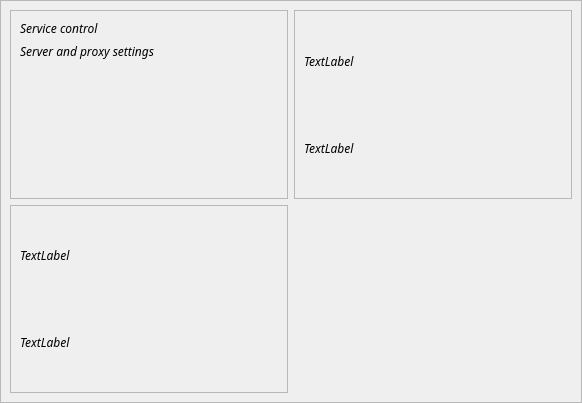
<?xml version="1.0" encoding="UTF-8"?>
<ui version="4.0">
 <class>ControlPannel</class>
 <widget class="QWidget" name="ControlPannel">
  <property name="geometry">
   <rect>
    <x>0</x>
    <y>0</y>
    <width>582</width>
    <height>403</height>
   </rect>
  </property>
  <property name="windowTitle">
   <string>Form</string>
  </property>
  <layout class="QGridLayout" name="gridLayout">
   <property name="leftMargin">
    <number>0</number>
   </property>
   <property name="topMargin">
    <number>0</number>
   </property>
   <property name="rightMargin">
    <number>0</number>
   </property>
   <property name="bottomMargin">
    <number>0</number>
   </property>
   <property name="spacing">
    <number>0</number>
   </property>
   <item row="0" column="0">
    <widget class="QFrame" name="frame">
     <property name="font">
      <font>
       <family>Anonymous Pro</family>
       <italic>true</italic>
      </font>
     </property>
     <property name="frameShape">
      <enum>QFrame::StyledPanel</enum>
     </property>
     <property name="frameShadow">
      <enum>QFrame::Raised</enum>
     </property>
     <layout class="QGridLayout" name="gridLayout_2">
      <item row="0" column="0">
       <widget class="QFrame" name="frame_2">
        <property name="frameShape">
         <enum>QFrame::StyledPanel</enum>
        </property>
        <property name="frameShadow">
         <enum>QFrame::Raised</enum>
        </property>
        <layout class="QGridLayout" name="gridLayout_3">
         <item row="0" column="0">
          <widget class="QLabel" name="label">
           <property name="sizePolicy">
            <sizepolicy hsizetype="Preferred" vsizetype="Maximum">
             <horstretch>0</horstretch>
             <verstretch>0</verstretch>
            </sizepolicy>
           </property>
           <property name="text">
            <string>Service control</string>
           </property>
          </widget>
         </item>
         <item row="1" column="0">
          <widget class="QLabel" name="label_2">
           <property name="text">
            <string>Server and proxy settings</string>
           </property>
           <property name="alignment">
            <set>Qt::AlignLeading|Qt::AlignLeft|Qt::AlignTop</set>
           </property>
          </widget>
         </item>
        </layout>
       </widget>
      </item>
      <item row="0" column="1">
       <widget class="QFrame" name="frame_3">
        <property name="frameShape">
         <enum>QFrame::StyledPanel</enum>
        </property>
        <property name="frameShadow">
         <enum>QFrame::Raised</enum>
        </property>
        <layout class="QGridLayout" name="gridLayout_5">
         <item row="0" column="0">
          <widget class="QLabel" name="label_5">
           <property name="text">
            <string>TextLabel</string>
           </property>
          </widget>
         </item>
         <item row="1" column="0">
          <widget class="QLabel" name="label_6">
           <property name="text">
            <string>TextLabel</string>
           </property>
          </widget>
         </item>
        </layout>
       </widget>
      </item>
      <item row="1" column="0">
       <widget class="QFrame" name="frame_4">
        <property name="frameShape">
         <enum>QFrame::StyledPanel</enum>
        </property>
        <property name="frameShadow">
         <enum>QFrame::Raised</enum>
        </property>
        <layout class="QGridLayout" name="gridLayout_4">
         <item row="0" column="0">
          <widget class="QLabel" name="label_3">
           <property name="text">
            <string>TextLabel</string>
           </property>
          </widget>
         </item>
         <item row="1" column="0">
          <widget class="QLabel" name="label_4">
           <property name="text">
            <string>TextLabel</string>
           </property>
          </widget>
         </item>
        </layout>
       </widget>
      </item>
     </layout>
    </widget>
   </item>
  </layout>
 </widget>
 <resources/>
 <connections/>
</ui>
